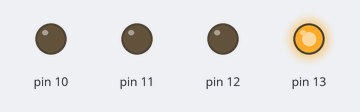
Simulated run of this sketch. Board: Arduino Uno, built with avr-gcc and run on an emulated ATmega328P. On the bench: output pins drawn as LEDs (lit = HIGH).

Above: at 0.05 s.
At 0.35 s:
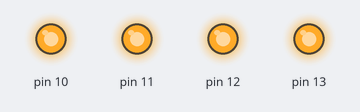
At 0.75 s:
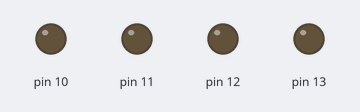
At 1.45 s:
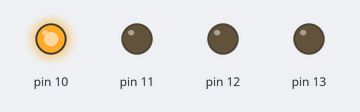
At 2.15 s:
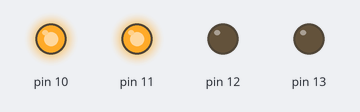
At 2.85 s:
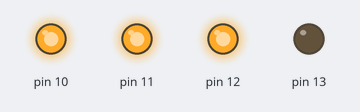
Timing chart, 0 to 3.1 s (numbered marks = the images above):
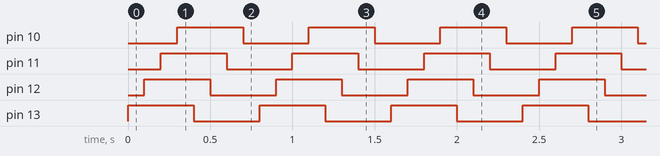

Measured:
- by itself, pin 10–13: alternates HIGH for 0.40 s and LOW for 0.40 s
- by itself, everything shown: repeats every 0.80 s, in 8 steps

The sketch:

test_led.ino
```cpp
void setup() {
  // put your setup code here, to run once:
pinMode(13,1);
pinMode(12,1);
pinMode(11,1);
pinMode(10,1);

}
int time=100;
void loop() {
  // put your main code here, to run repeatedly:
	digitalWrite(13, HIGH);
	delay(time);
	digitalWrite(12, HIGH);
	delay(time);
	digitalWrite(11, HIGH);
	delay(time);
	digitalWrite(10, HIGH);
	delay(time);
	digitalWrite(13, LOW);
	delay(time);
	digitalWrite(12, LOW);
	delay(time);
	digitalWrite(11, LOW);
	delay(time);
	digitalWrite(10, LOW);
	delay(time);


}
```
